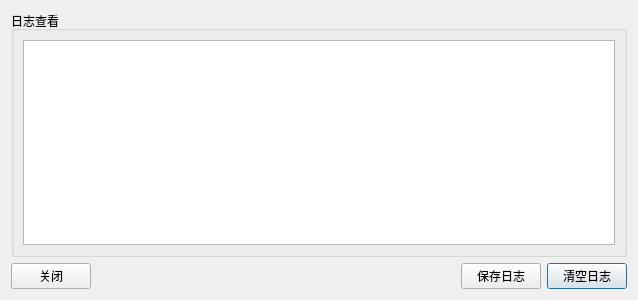
<?xml version="1.0" encoding="UTF-8"?>
<ui version="4.0">
 <class>SAKDebuggerOutputLog</class>
 <widget class="QDialog" name="SAKDebuggerOutputLog">
  <property name="geometry">
   <rect>
    <x>0</x>
    <y>0</y>
    <width>638</width>
    <height>300</height>
   </rect>
  </property>
  <property name="windowTitle">
   <string>日志输出</string>
  </property>
  <layout class="QGridLayout" name="gridLayout">
   <item row="1" column="3">
    <widget class="QPushButton" name="clearLogPushButton">
     <property name="text">
      <string>清空日志</string>
     </property>
    </widget>
   </item>
   <item row="1" column="2">
    <widget class="QPushButton" name="saveLogPushButton">
     <property name="text">
      <string>保存日志</string>
     </property>
    </widget>
   </item>
   <item row="1" column="1">
    <spacer name="horizontalSpacer">
     <property name="orientation">
      <enum>Qt::Horizontal</enum>
     </property>
     <property name="sizeHint" stdset="0">
      <size>
       <width>40</width>
       <height>20</height>
      </size>
     </property>
    </spacer>
   </item>
   <item row="1" column="0">
    <widget class="QPushButton" name="closePushButton">
     <property name="text">
      <string>关闭</string>
     </property>
    </widget>
   </item>
   <item row="0" column="0" colspan="4">
    <widget class="QGroupBox" name="groupBox">
     <property name="title">
      <string>日志查看</string>
     </property>
     <layout class="QGridLayout" name="gridLayout_2">
      <item row="0" column="0">
       <widget class="QTextBrowser" name="textBrowser"/>
      </item>
     </layout>
    </widget>
   </item>
  </layout>
 </widget>
 <resources/>
 <connections/>
</ui>
